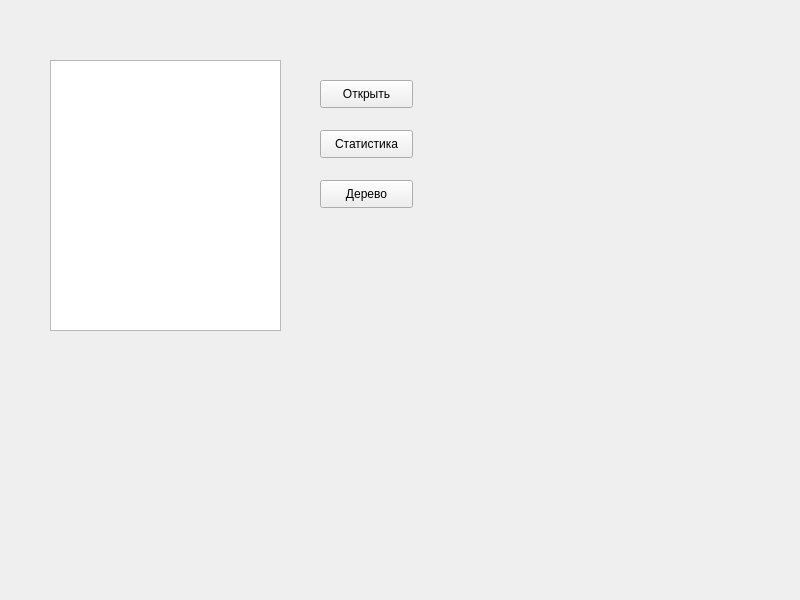
<?xml version="1.0" encoding="UTF-8"?>
<ui version="4.0">
 <class>Widget</class>
 <widget class="QWidget" name="Widget">
  <property name="geometry">
   <rect>
    <x>0</x>
    <y>0</y>
    <width>800</width>
    <height>600</height>
   </rect>
  </property>
  <property name="windowTitle">
   <string>Widget</string>
  </property>
  <widget class="QTextEdit" name="textEdit">
   <property name="geometry">
    <rect>
     <x>50</x>
     <y>60</y>
     <width>231</width>
     <height>271</height>
    </rect>
   </property>
  </widget>
  <widget class="QPushButton" name="openButton">
   <property name="geometry">
    <rect>
     <x>320</x>
     <y>80</y>
     <width>93</width>
     <height>28</height>
    </rect>
   </property>
   <property name="text">
    <string>Открыть</string>
   </property>
  </widget>
  <widget class="QPushButton" name="statisticButton">
   <property name="geometry">
    <rect>
     <x>320</x>
     <y>130</y>
     <width>93</width>
     <height>28</height>
    </rect>
   </property>
   <property name="text">
    <string>Статистика</string>
   </property>
  </widget>
  <widget class="QPushButton" name="treeButton">
   <property name="geometry">
    <rect>
     <x>320</x>
     <y>180</y>
     <width>93</width>
     <height>28</height>
    </rect>
   </property>
   <property name="text">
    <string>Дерево</string>
   </property>
  </widget>
 </widget>
 <resources/>
 <connections/>
</ui>
